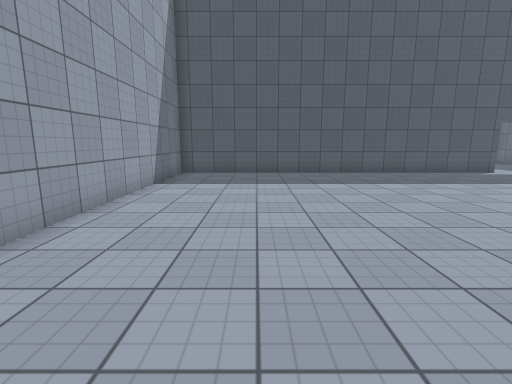
view 1 (above)

24 first-person views from a walk through a scene from a Unity 3-D project. The camera is 1.4 m above the floor, tilts 10° down and sees 85° across. The floor is counted in squares, 1 m on a side. Each view is taken from the middle of a square. On the plan, view 1 faces up. The plan holds only what a view shows up to about 14 squares ahead; the rest is blank. The place goes on beyond the plan. Surface patterns are stand-ins for the level's own textures.

view 2
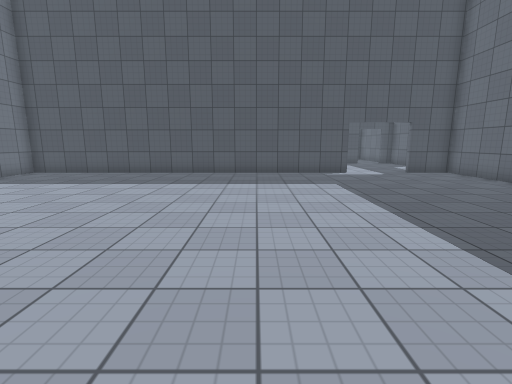

view 3
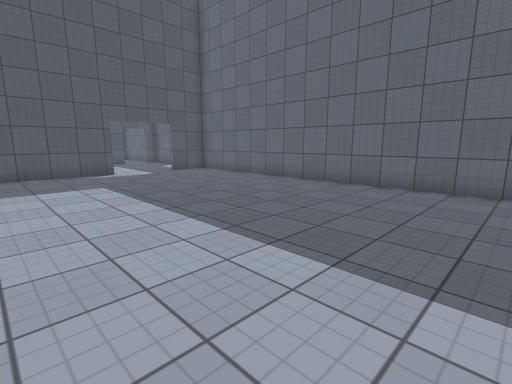

view 4
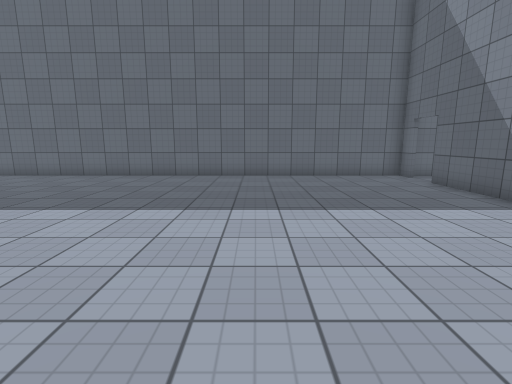

view 5
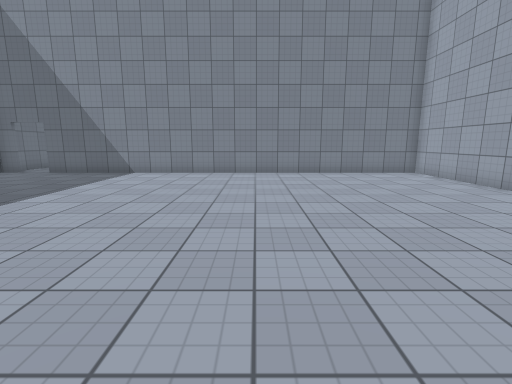

view 6
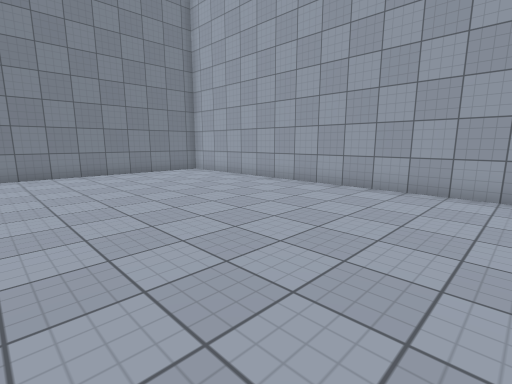

view 7
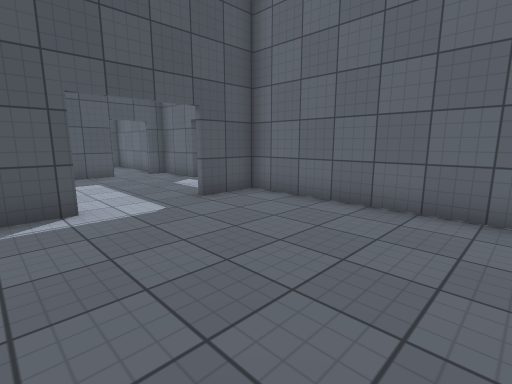

view 8
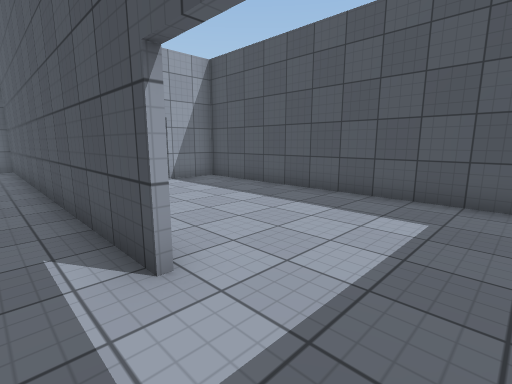

view 9
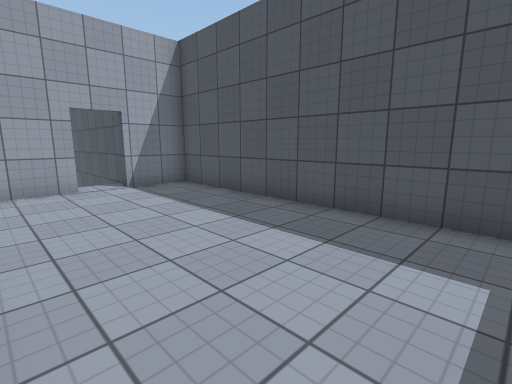

view 10
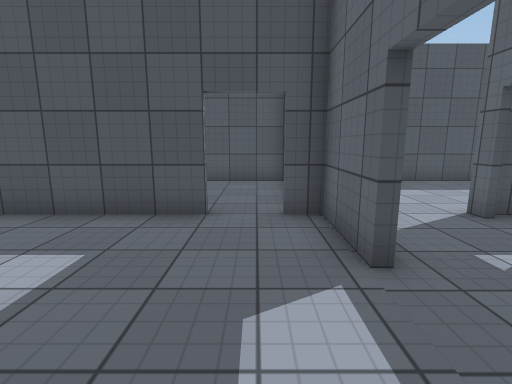

view 11
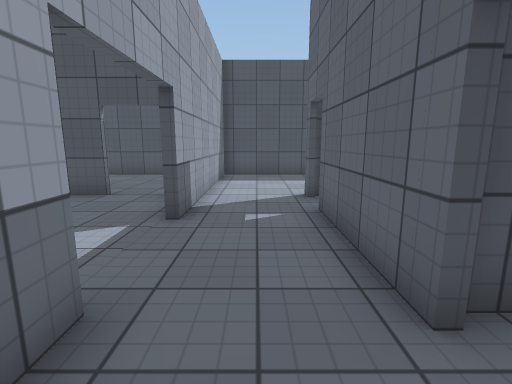

view 12
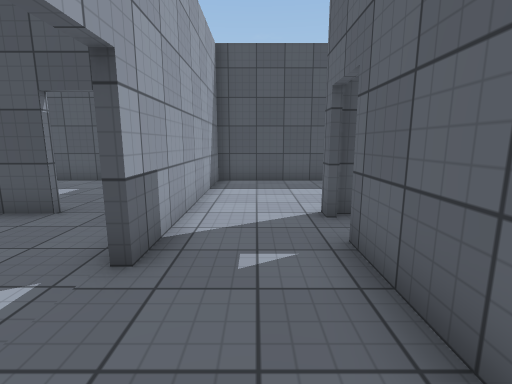

view 13
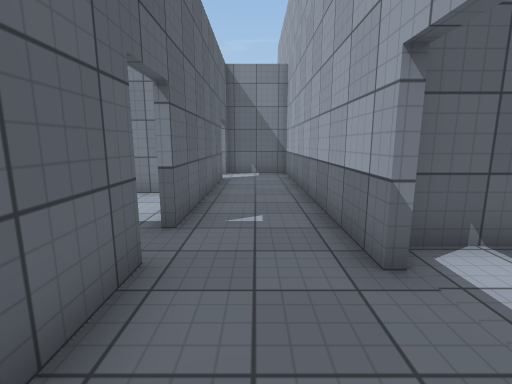

view 14
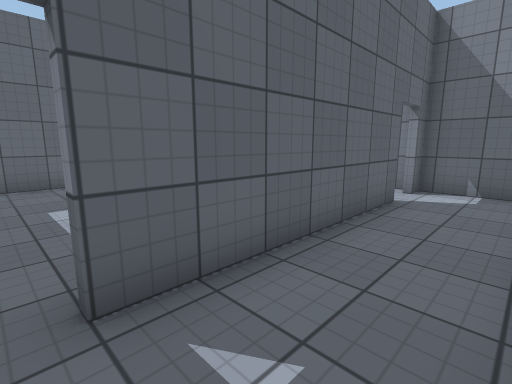

view 15
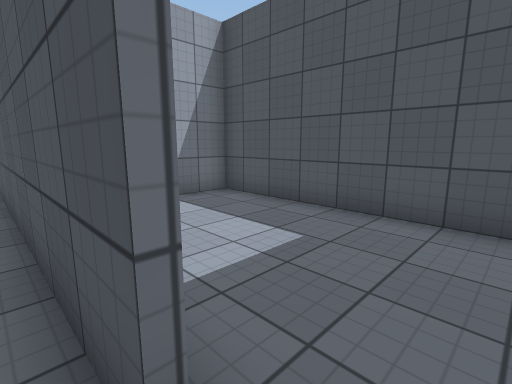

view 16
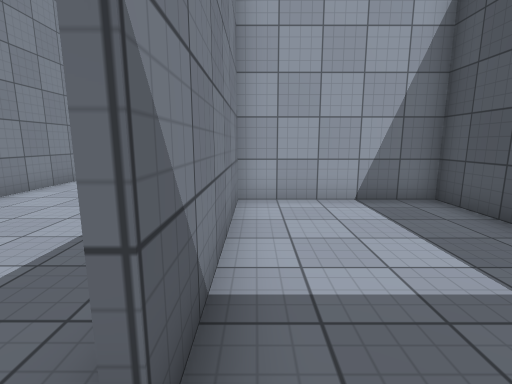

view 17
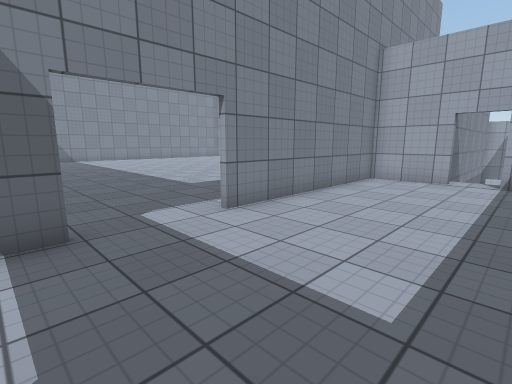

view 18
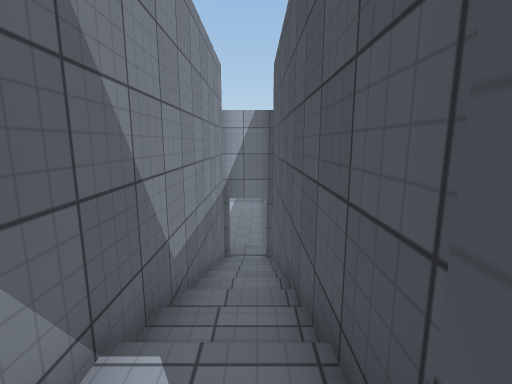

view 19
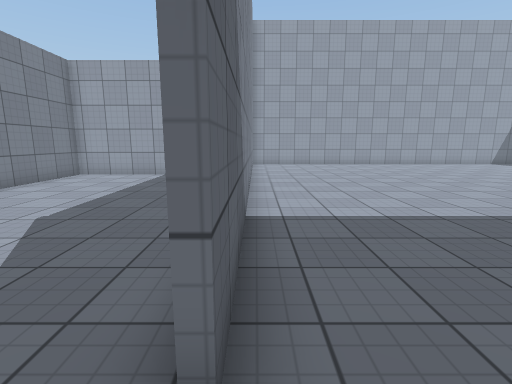

view 20
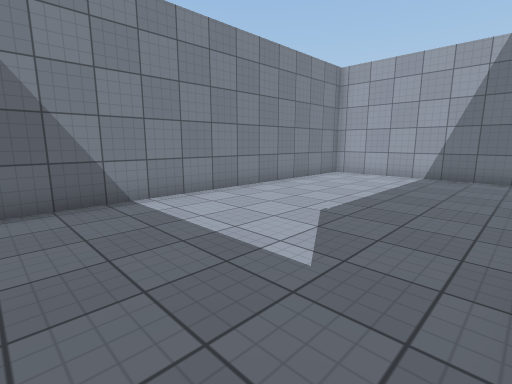

view 21
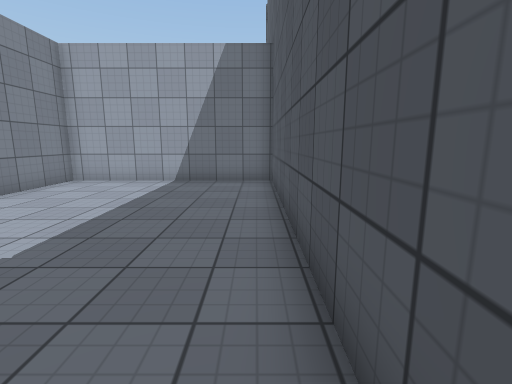

view 22
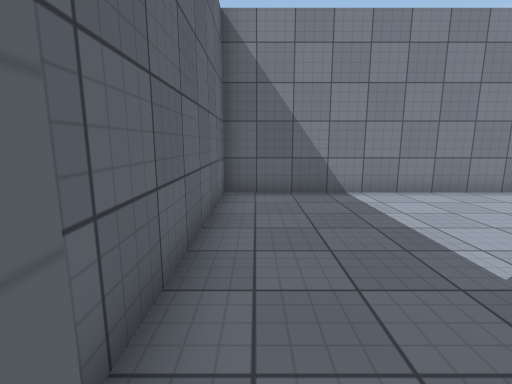

view 23
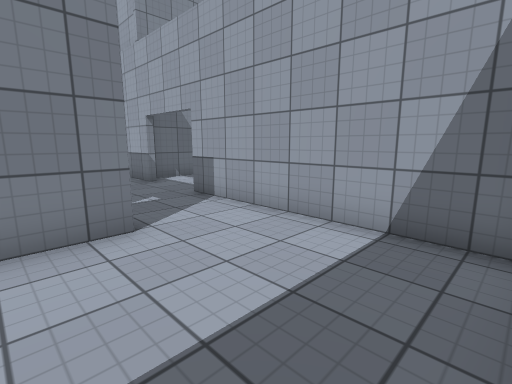

view 24
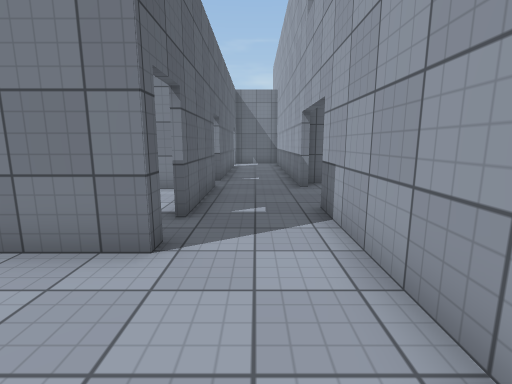

### Floor plan
Key: @ floor where view 1 was taken; # wall or solid block; . floor; / step, stairs or slope.
Columns run from 5 left of view 1 to 21 right of it. Each row starts with its distance up from view 1.
 25              ##############
 24              #.......#.....
 23              #.......#.....
 22              #.......#.....
 21              #.......#.....
 20          #####.......#.....
 19          #...#######.#...##
 18 ##########...........#..##
 17 /////////...............#
 16 //////////..............#
 15 ##########..............#
 14          #...........#..###
 13  ################...##.....
 12  #...................#..#..
 11  #...................#..#..
 10  #...................#..#..
  9  #...................#..###
  8  #...................#..#
  7  #...................#..#
  6  #...................#..#
  5  #...................#....
  4  #...................#####
  3  #...................#
  2  #...................#
  1  #...................#
  0  #...@...............#
 -1  #...................#
 -2  #...................#
 -3  #...................#
 -4  #...................#
 -5  #...................#
 -6  ##################..#
 -7        #.............#
 -8        #.............#
 -9        #.............#
-10        #.............#
-11        #.............#
-12        #.............#
-13        #.............#
-14        ###############

Where each view was taken, in squares from view 1:
view 1: 0 up, 0 right, facing up
view 2: 0 up, 7 right, facing up
view 3: 0 up, 7 right, facing up-right
view 4: 0 up, 4 right, facing right
view 5: 7 up, 4 right, facing down
view 6: 7 up, 5 right, facing down-left
view 7: 7 up, 10 right, facing up-right
view 8: 12 up, 14 right, facing up-left
view 9: 14 up, 13 right, facing up-left
view 10: 14 up, 15 right, facing up
view 11: 12 up, 18 right, facing up
view 12: 14 up, 18 right, facing up
view 13: 17 up, 18 right, facing down
view 14: 13 up, 17 right, facing down-right
view 15: 19 up, 15 right, facing up-left
view 16: 20 up, 15 right, facing left
view 17: 18 up, 15 right, facing down-left
view 18: 17 up, 4 right, facing left
view 19: 6 down, 15 right, facing left
view 20: 7 down, 15 right, facing down-left
view 21: 7 down, 13 right, facing left
view 22: 6 down, 15 right, facing down
view 23: 24 up, 21 right, facing down-left
view 24: 23 up, 18 right, facing down
